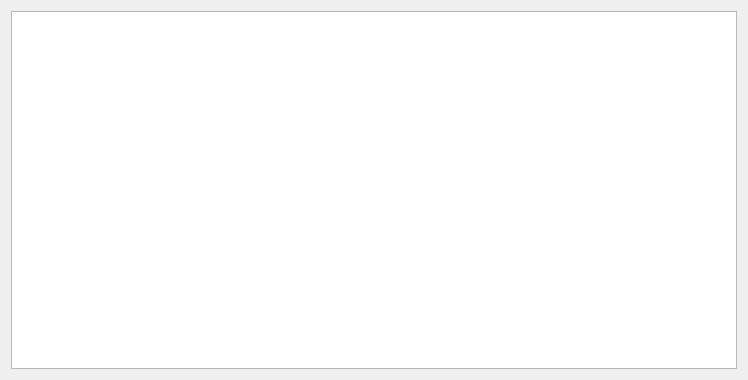
<?xml version="1.0" encoding="UTF-8"?>
<ui version="4.0">
 <class>MainWindow</class>
 <widget class="QMainWindow" name="MainWindow">
  <property name="geometry">
   <rect>
    <x>0</x>
    <y>0</y>
    <width>748</width>
    <height>380</height>
   </rect>
  </property>
  <property name="windowTitle">
   <string>MainWindow</string>
  </property>
  <widget class="QWidget" name="centralWidget">
   <layout class="QVBoxLayout" name="verticalLayout">
    <item>
     <widget class="QGraphicsView" name="graphicsView"/>
    </item>
   </layout>
  </widget>
 </widget>
 <layoutdefault spacing="6" margin="11"/>
 <resources/>
 <connections/>
</ui>
